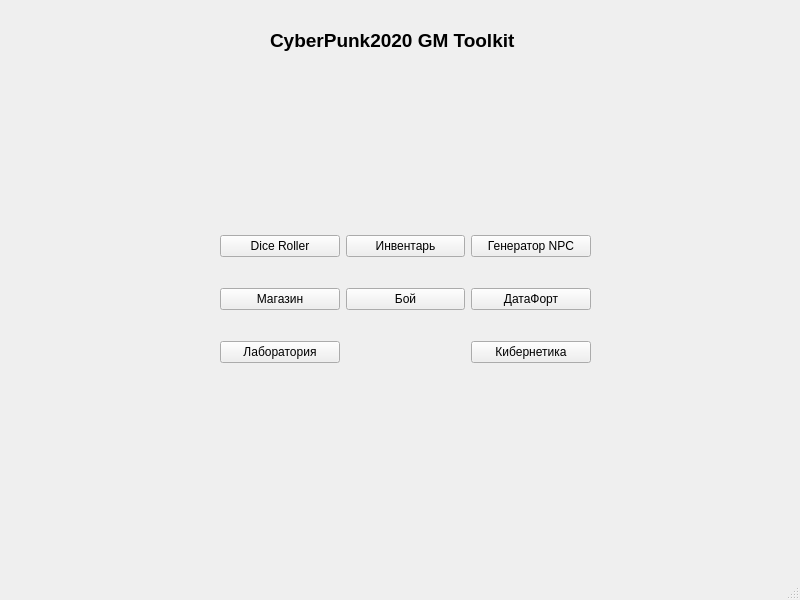
<?xml version="1.0" encoding="UTF-8"?>
<ui version="4.0">
 <class>MainWindow</class>
 <widget class="QMainWindow" name="MainWindow">
  <property name="windowModality">
   <enum>Qt::WindowModal</enum>
  </property>
  <property name="geometry">
   <rect>
    <x>0</x>
    <y>0</y>
    <width>800</width>
    <height>600</height>
   </rect>
  </property>
  <property name="windowTitle">
   <string>MainWindow</string>
  </property>
  <widget class="QWidget" name="centralwidget">
   <widget class="QWidget" name="gridLayoutWidget">
    <property name="geometry">
     <rect>
      <x>220</x>
      <y>210</y>
      <width>371</width>
      <height>181</height>
     </rect>
    </property>
    <layout class="QGridLayout" name="gridLayout">
     <item row="0" column="1">
      <widget class="QPushButton" name="Inventory">
       <property name="text">
        <string>Инвентарь</string>
       </property>
      </widget>
     </item>
     <item row="0" column="0">
      <widget class="QPushButton" name="Diceroller">
       <property name="text">
        <string>Dice Roller</string>
       </property>
      </widget>
     </item>
     <item row="1" column="2">
      <widget class="QPushButton" name="DataFort">
       <property name="text">
        <string>ДатаФорт</string>
       </property>
      </widget>
     </item>
     <item row="1" column="1">
      <widget class="QPushButton" name="Fight">
       <property name="text">
        <string>Бой</string>
       </property>
      </widget>
     </item>
     <item row="1" column="0">
      <widget class="QPushButton" name="Shop">
       <property name="text">
        <string>Магазин</string>
       </property>
      </widget>
     </item>
     <item row="2" column="0">
      <widget class="QPushButton" name="Lab">
       <property name="text">
        <string>Лаборатория</string>
       </property>
      </widget>
     </item>
     <item row="2" column="2">
      <widget class="QPushButton" name="Cybernetics">
       <property name="text">
        <string>Кибернетика</string>
       </property>
      </widget>
     </item>
     <item row="0" column="2">
      <widget class="QPushButton" name="NPCGen">
       <property name="text">
        <string>Генератор NPC</string>
       </property>
      </widget>
     </item>
    </layout>
   </widget>
   <widget class="QWidget" name="gridLayoutWidget_2">
    <property name="geometry">
     <rect>
      <x>270</x>
      <y>0</y>
      <width>262</width>
      <height>80</height>
     </rect>
    </property>
    <layout class="QGridLayout" name="gridLayout_2">
     <item row="0" column="0">
      <widget class="QLabel" name="label">
       <property name="font">
        <font>
         <pointsize>14</pointsize>
         <weight>75</weight>
         <bold>true</bold>
        </font>
       </property>
       <property name="text">
        <string>CyberPunk2020 GM Toolkit</string>
       </property>
      </widget>
     </item>
    </layout>
   </widget>
  </widget>
  <widget class="QMenuBar" name="menubar">
   <property name="geometry">
    <rect>
     <x>0</x>
     <y>0</y>
     <width>800</width>
     <height>21</height>
    </rect>
   </property>
  </widget>
  <widget class="QStatusBar" name="statusbar"/>
 </widget>
 <resources/>
 <connections/>
</ui>
